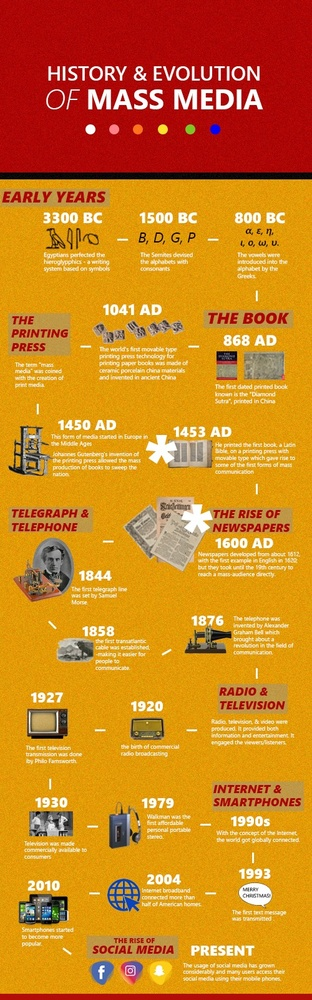
#> input picture evo1.jpg, 312 x 1000 px, shrunk from 500 x 1600 before the run, given in place of sample.mp4, which was not available
$ python 6edge.py
#> lines starting #> are read from the running program, lines starting #| are printed output that depends on the picture; pictures that were not available may be replaced by others from this repository, and a replacement may not be noted
import cv2
import numpy as np
# Function to perform motion analysis using moving edges
def motion_analysis(video_path):
#> called with video_path = 'D:\\sample.mp4'
    cap = cv2.VideoCapture(video_path)
# Read the first frame
    ret, prev_frame = cap.read()
#> prev_frame is the input picture: shape (1000, 312, 3); mean B, G, R 31.2, 129.5, 207.5
    prev_gray = cv2.cvtColor(prev_frame, cv2.COLOR_BGR2GRAY)
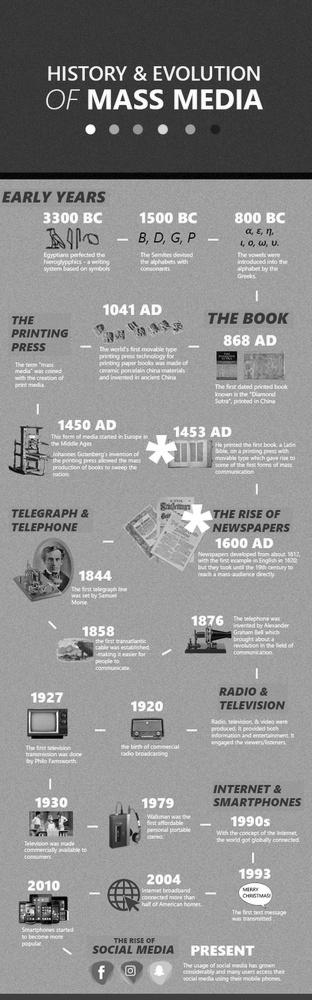
#> prev_gray: shape (1000, 312); min 0, max 255, mean 141.6
    while cap.isOpened():
        ret, frame = cap.read()
        if not ret:
            break
# Convert the current frame to grayscale
        gray = cv2.cvtColor(frame, cv2.COLOR_BGR2GRAY)
# Perform Canny edge detection on both frames
        edges_prev = cv2.Canny(prev_gray, 50, 150)
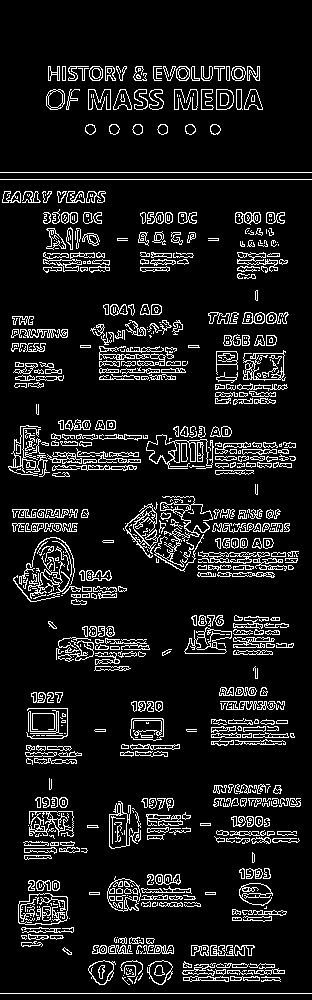
#> edges_prev: shape (1000, 312); 10.2% white in thin lines or dots
        edges_curr = cv2.Canny(gray, 50, 150)
# Compute frame difference to detect moving edges
        frame_diff = cv2.absdiff(edges_prev, edges_curr)
#> frame_diff: shape (1000, 312); every value is 0
# Display the moving edges
        cv2.imshow('Moving Edges', frame_diff)
        if cv2.waitKey(30) & 0xFF == ord('q'):
#> (key q is pressed here)
            break
# Update the previous frame and previous grayscale image
        prev_gray = gray.copy()
    cap.release()
    cv2.destroyAllWindows()
# Replace 'path_to_video.mp4' with your video file path
video_path ="D:\sample.mp4"
motion_analysis(video_path)

$ run again, on evo2.jpeg
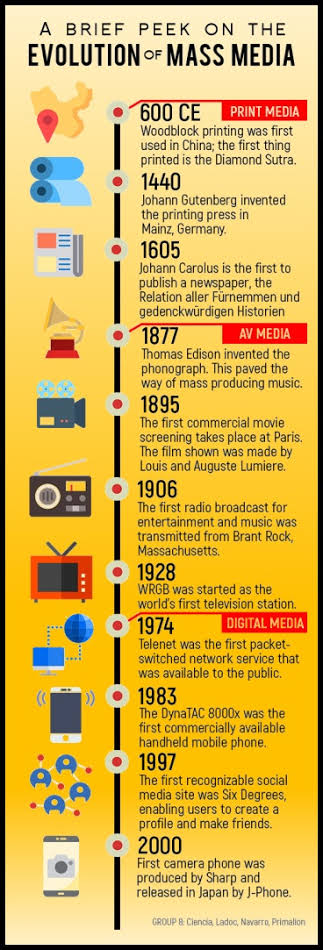
#> input picture evo2.jpeg, 323 x 950 px, given in place of sample.mp4, which was not available
#> in motion_analysis, prev_frame is the input picture: shape (950, 323, 3); mean B, G, R 83.1, 178.8, 214.9
#> in motion_analysis, `prev_gray = cv2.cvtColor(prev_frame, cv2.COLOR_BGR2GRAY)`:
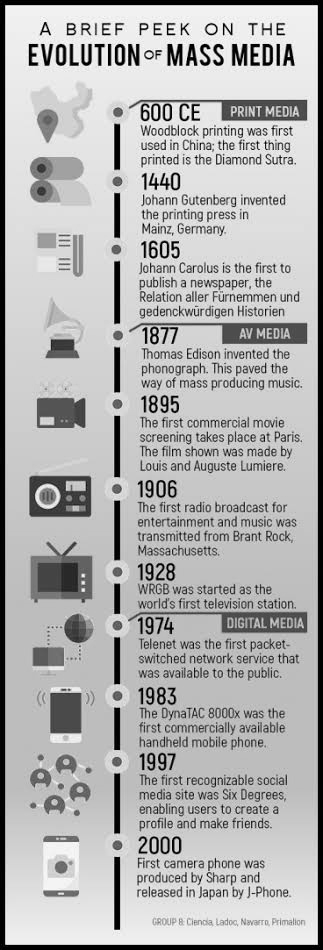
#> prev_gray: shape (950, 323); min 0, max 254, mean 178.7
#> in motion_analysis, `edges_prev = cv2.Canny(prev_gray, 50, 150)`:
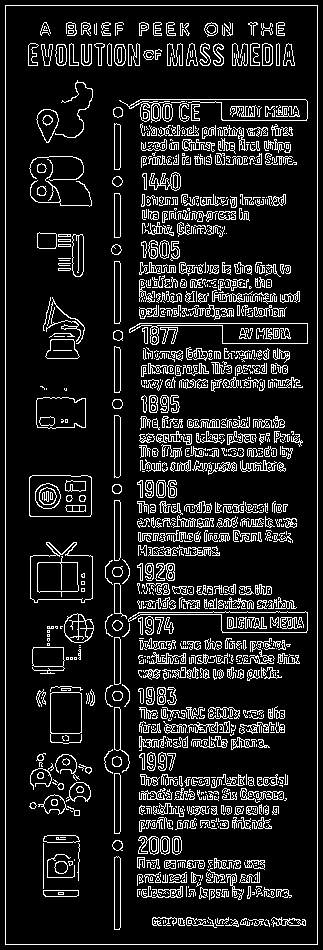
#> edges_prev: shape (950, 323); 12.7% white in thin lines or dots
#> frame_diff: shape (950, 323); every value is 0
